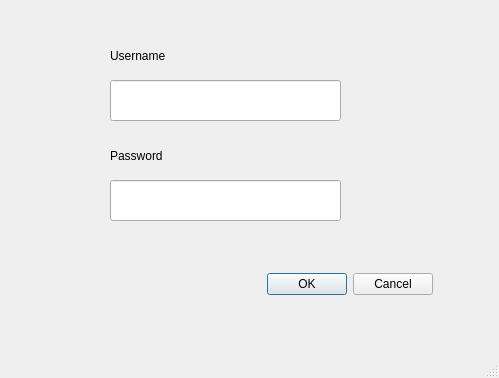
<?xml version="1.0" encoding="UTF-8"?>
<ui version="4.0">
 <class>loginMainWIndow</class>
 <widget class="QMainWindow" name="loginMainWIndow">
  <property name="geometry">
   <rect>
    <x>0</x>
    <y>0</y>
    <width>499</width>
    <height>378</height>
   </rect>
  </property>
  <property name="windowTitle">
   <string>Login</string>
  </property>
  <widget class="QWidget" name="centralwidget">
   <widget class="QLineEdit" name="username">
    <property name="geometry">
     <rect>
      <x>110</x>
      <y>80</y>
      <width>231</width>
      <height>41</height>
     </rect>
    </property>
    <property name="styleSheet">
     <string notr="true">font: 12pt &quot;Calibri&quot;;</string>
    </property>
   </widget>
   <widget class="QLineEdit" name="password">
    <property name="geometry">
     <rect>
      <x>110</x>
      <y>180</y>
      <width>231</width>
      <height>41</height>
     </rect>
    </property>
    <property name="layoutDirection">
     <enum>Qt::LeftToRight</enum>
    </property>
    <property name="styleSheet">
     <string notr="true">font: 12pt &quot;Calibri&quot;;</string>
    </property>
    <property name="echoMode">
     <enum>QLineEdit::Password</enum>
    </property>
   </widget>
   <widget class="QDialogButtonBox" name="buttonBox">
    <property name="geometry">
     <rect>
      <x>240</x>
      <y>270</y>
      <width>193</width>
      <height>28</height>
     </rect>
    </property>
    <property name="standardButtons">
     <set>QDialogButtonBox::Cancel|QDialogButtonBox::Ok</set>
    </property>
   </widget>
   <widget class="QLabel" name="label">
    <property name="geometry">
     <rect>
      <x>110</x>
      <y>40</y>
      <width>131</width>
      <height>31</height>
     </rect>
    </property>
    <property name="styleSheet">
     <string notr="true">font: 12pt &quot;Calibri&quot;;</string>
    </property>
    <property name="text">
     <string>Username</string>
    </property>
   </widget>
   <widget class="QLabel" name="label_2">
    <property name="geometry">
     <rect>
      <x>110</x>
      <y>140</y>
      <width>121</width>
      <height>31</height>
     </rect>
    </property>
    <property name="styleSheet">
     <string notr="true">font: 12pt &quot;Calibri&quot;;</string>
    </property>
    <property name="text">
     <string>Password</string>
    </property>
   </widget>
  </widget>
  <widget class="QMenuBar" name="menubar">
   <property name="geometry">
    <rect>
     <x>0</x>
     <y>0</y>
     <width>499</width>
     <height>26</height>
    </rect>
   </property>
  </widget>
  <widget class="QStatusBar" name="statusbar"/>
 </widget>
 <resources/>
 <connections/>
</ui>
